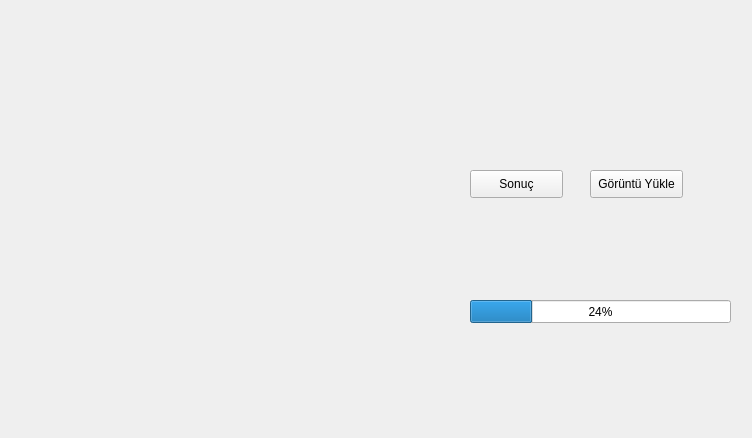
<?xml version="1.0" encoding="UTF-8"?>
<ui version="4.0">
 <class>Form</class>
 <widget class="QWidget" name="Form">
  <property name="geometry">
   <rect>
    <x>0</x>
    <y>0</y>
    <width>752</width>
    <height>438</height>
   </rect>
  </property>
  <property name="windowTitle">
   <string>Covid-19 X-ray</string>
  </property>
  <widget class="QPushButton" name="buttonResult">
   <property name="geometry">
    <rect>
     <x>470</x>
     <y>170</y>
     <width>93</width>
     <height>28</height>
    </rect>
   </property>
   <property name="text">
    <string>Sonuç</string>
   </property>
  </widget>
  <widget class="QPushButton" name="buttonChoose">
   <property name="geometry">
    <rect>
     <x>590</x>
     <y>170</y>
     <width>93</width>
     <height>28</height>
    </rect>
   </property>
   <property name="text">
    <string>Görüntü Yükle</string>
   </property>
  </widget>
  <widget class="QLabel" name="labelShowImage">
   <property name="geometry">
    <rect>
     <x>30</x>
     <y>20</y>
     <width>301</width>
     <height>291</height>
    </rect>
   </property>
   <property name="text">
    <string/>
   </property>
  </widget>
  <widget class="QLabel" name="labelResult">
   <property name="geometry">
    <rect>
     <x>20</x>
     <y>370</y>
     <width>711</width>
     <height>51</height>
    </rect>
   </property>
   <property name="font">
    <font>
     <pointsize>12</pointsize>
     <weight>50</weight>
     <bold>false</bold>
    </font>
   </property>
   <property name="text">
    <string/>
   </property>
  </widget>
  <widget class="QProgressBar" name="progressBar">
   <property name="geometry">
    <rect>
     <x>470</x>
     <y>300</y>
     <width>261</width>
     <height>23</height>
    </rect>
   </property>
   <property name="value">
    <number>24</number>
   </property>
  </widget>
 </widget>
 <resources/>
 <connections/>
</ui>
